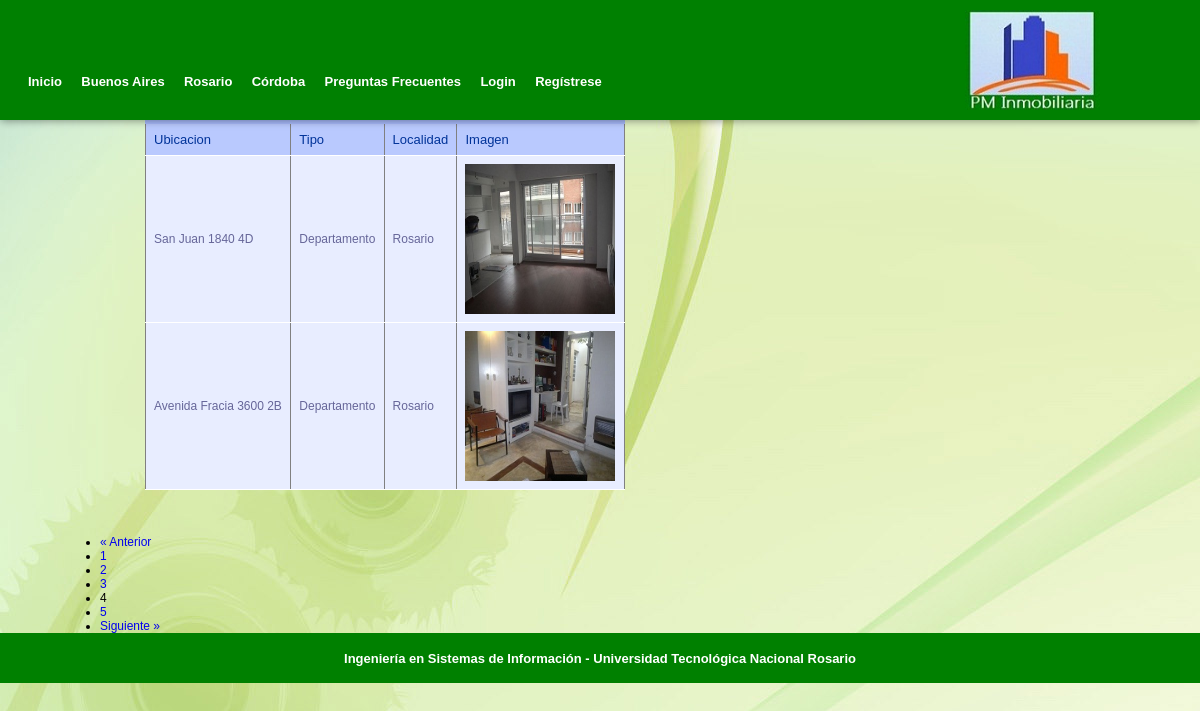
The page /departamentos.php?page=4 on the database its author committed.
### tables this page shows
CREATE TABLE `inmuebles` (
  `id` varchar(10) NOT NULL,
  `ubicacion` varchar(30) NOT NULL,
  `tipo` int(15) NOT NULL,
  `estado` varchar(12) NOT NULL,
  `localidad` int(20) NOT NULL,
  `provincia` int(20) NOT NULL,
  `imagen` varchar(20) NOT NULL,
  PRIMARY KEY (`id`)
);

CREATE TABLE `tipo` (
  `idTipo` varchar(25) NOT NULL,
  `descripcionTipo` varchar(25) NOT NULL,
  PRIMARY KEY (`idTipo`)
);

CREATE TABLE `localidad` (
  `idLocalidad` varchar(20) NOT NULL,
  `nombreLocalidad` varchar(25) NOT NULL,
  `idProvincia` varchar(20) NOT NULL,
  PRIMARY KEY (`idLocalidad`)
);

### departamentos.php (the view, shortened to what this page needs)
<!DOCTYPE html PUBLIC "-//W3C//DTD XHTML 1.0 Transitional//EN" "http://www.w3.org/TR/xhtml1/DTD/xhtml1-transitional.dtd">
<html xmlns="http://www.w3.org/1999/xhtml">
<head>
<link rel="stylesheet" type="text/css" href="header.css"/>
<link rel="stylesheet" type="text/css" href="posicionamientoPrincipal.css"/>
<link rel="stylesheet" type="text/css" href="estiloPrincipal.css"/>
<link rel="stylesheet" type="text/css" href="base.css"/>
<link rel="stylesheet" type="text/css" href="elementos.css"/>
<link rel="stylesheet" type="text/css" href="footer.css"/>
<link rel="stylesheet" type="text/css" href="body.css"/>
<link rel="stylesheet" type="text/css" href="botones.css"/>
<link rel="stylesheet" type="text/css" href="Tablas.css"/>
</head>
<body>
<div id="header">
          <div id="cont_header_h">
            <div id="menu_header_h">
			<?php
			  if(isset($_SESSION['usuario']))
			  { ?>
			<a href="principalUsuario.php" target="_self" >Inicio</a>
			<a href="BuenosAiresLogueado.php" target="_self"  >Buenos Aires</a>
			<a href="RosarioLogueado.php" target="_self" >Rosario</a>
			<a href="CordobaLogueado.php" target="_self" >Córdoba</a>
			<a href="PreguntasFrecuentes.php" target="_self" >Preguntas Frecuentes</a>
			<a href="Contacto.php" target="_self"  >Contacto</a>
			<a href="Newsletter.php" target="_self">Newsletter</a>
			<?php	} else if (isset($_SESSION['admin']))
			{
		?><a href="principalAdministrador.php" target="_self" >Inicio</a>
		  <a href="MenuAdmin.html" target="_self" >Admin</a>
		   <?php } else { ?>
		   <a href="index.php" target="_self" >Inicio</a>
			<a href="BuenosAires.php" target="_self"  >Buenos Aires</a>
			<a href="Rosario.php" target="_self" >Rosario</a>
			<a href="Cordoba.php" target="_self" >Córdoba</a>
			<a href="PreguntasFrecuentes.php" target="_self" >Preguntas Frecuentes</a>
			<a href="Login.html" target="_self" >Login</a>
			<a href="Registro.html" target="_self" >Regístrese</a>
			<?php } ?>
			</div>
		  </div>
		  <?php if(isset($_SESSION['usuario']))
		  { ?>
		  <a href="principalUsuario.php"><img class="logo" src="imagen/logo.jpg" alt="Imagen Logo"
				title="Imagen Logo" /></a>
		  <?php } else if(isset($_SESSION['admin'])) { ?>
           <a href="principalAdmin.php"><img class="logo" src="imagen/logo.jpg" alt="Imagen Logo"
				title="Imagen Logo" /></a>
		   <?php } else {?>
		  <a href="index.php"><img class="logo" src="imagen/logo.jpg" alt="Imagen Logo"
				title="Imagen Logo" /></a>
            <?php } ?>
</div>
<div id="contenido">
<?php
include("conexion.inc");
if(isset($_GET['page']))
{
    $page= $_GET['page'];
}
else
{
    $page=1;
}
$consulta="SELECT * FROM inmuebles INNER JOIN localidad ON
inmuebles.localidad=localidad.idLocalidad INNER JOIN tipo ON
inmuebles.tipo=tipo.idTipo INNER JOIN precio ON
inmuebles.id=precio.idInmueble
WHERE tipo.descripcionTipo='Departamento'
AND precio.fechaDesde<=CURRENT_DATE
GROUP BY inmuebles.id";
$datos=mysql_query($consulta,$link);
$num_rows=mysql_num_rows($datos);
$rows_per_page= 2;
$lastpage= ceil($num_rows / $rows_per_page);
$page=(int)$page;
$limit= 'LIMIT '. ($page -1) * $rows_per_page . ',' .$rows_per_page;
$consulta .=" $limit";
$resultado=mysql_query($consulta,$link);
if(!$resultado)
{
        die('Invalid query: ' . mysql_error());
}
else
{
      ?> <table border="1">
			<thead>
	      		<tr><th>Ubicacion</th><th>Tipo</th><th> Localidad</th><th>Imagen</th></tr>
	      	</thead>
	      	<tbody>
    <?php while($row =  mysql_fetch_assoc($resultado))
    	  {  ?>
        	<tr>
            <td><?php echo ($row['ubicacion']); ?></td>
            <td><?php echo ($row['descripcionTipo']); ?></td>
			<td><?php echo ($row['nombreLocalidad']); ?></td>
			<td><img src="imagen/<?php echo ($row['imagen']); ?>" width="150" height="150" alt="Imagen departamento"
				title="Imagen departamento" /></td>
</tr>
   <?php  } ?>
      		</tbody>
      	</table>
<?php
	if($num_rows != 0)
	{
	   $nextpage= $page +1;
	   $prevpage= $page -1;
	   ?><ul id="pagination-digg"><?php
		   if ($page == 1)
		   {
		 	?>
		      <li class="previous-off">&laquo; Anterior</li>
		      <li class="active">1</li>
		 <?php
			  for($i= $page+1; $i<= $lastpage ; $i++)
			  {?>
			  	<li><a href="departamentos.php?page=<?php echo $i;?>"><?php echo $i;?></a></li>
		<?php }
			if($lastpage >$page )
			{?>
		    	<li class="next"><a href="departamentos.php?page=<?php echo $nextpage;?>" >Siguiente &raquo;</a></li><?php
			}
			else
			{?>
				<li class="next-off">Siguiente &raquo;</li>
		<?php
			}
		}
		else
		{
		?>
		 	<li class="previous"><a href="departamentos.php?page=<?php echo $prevpage;?>">&laquo; Anterior</a></li><?php
			 for($i= 1; $i<= $lastpage ; $i++)
			 {
		  		if($page == $i)
		  		{
			?>		<li class="active"><?php echo $i;?></li><?php
				}
				else
				{
			?>		<li><a href="departamentos.php?page=<?php echo $i;?>" ><?php echo $i;?></a></li><?php
				}
			}
	        if($lastpage >$page )
	        {	?>
	        	<li class="next"><a href="departamentos.php?page=<?php echo $nextpage;?>">Siguiente &raquo;</a></li><?php
		    }
		    else
		    {
		?> 		<li class="next-off">Siguiente &raquo;</li><?php
		  	}
		}
	?></ul></div><?php
	}
}
?>
<div id="footer"><div id="footerhijo">Ingeniería en Sistemas de Información - Universidad Tecnológica Nacional Rosario</div></div>
</body>
</html>

### header.css (style rules this page uses)
a, a img { border:none; text-decoration:none; outline:none; }
* { margin:0; padding:0; }
#header { float:left; border-color:#009900; }
#cont_header_h { float:left; width:850px; height:110px; margin-left:20px; overflow:hidden; position:relative; }
.logo { position:absolute; top:10px; right:100px; float:left; width:135px; height:100px; }
#menu_header_h { float:left; position:absolute; bottom: 10px; right:100px; width:750px; }
#menu_header_h a { display:inline-block; height:33px; font:bold 13px Arial, Helvetica, sans-serif; color:#FFFFFF; margin-top:37px; text-align:center; padding: 5px 8px 0 8px; line-height: 30px; }

### posicionamientoPrincipal.css (style rules this page uses)
body { background-image:url(imagen/Fondo.jpg); }
#contenido { margin-left:100px; clear:left; }

### base.css (style rules this page uses)
a, a img { border:none; outline:none; text-decoration:none; }
* { margin:0; padding:0; }
body { background-color:#F4F4F4; font-family:Arial, Helvetica, sans-serif; font-size:12px; font-style:normal; font-variant:normal; font-weight:normal; line-height:normal; margin:0; }
#header { -webkit-box-shadow:rgba(0, 0, 0, 0.4) 1px 1px 8px; background-image:url(imagen/fondoheader.jpg); box-shadow:rgba(0, 0, 0, 0.4) 1px 1px 8px; height:120px; overflow:hidden; position:relative; width:100%; z-index:10; }
#footer { background-color:#008000; background-position:50% 100%; overflow:hidden; width:100%; height:50px; text-align:center; display: table; font:bold 13px Arial, Helvetica, sans-serif; }
#footerhijo { display: table-cell; vertical-align: middle; color:#FFFFFF; }

### footer.css (style rules this page uses)
* { margin:0; padding:0; }

### body.css (style rules this page uses)
a, a img { border:none; text-decoration:none; outline:none; }
* { margin:0; padding:0; }

### Tablas.css (style rules this page uses)
table { font-family: "Lucida Sans Unicode", "Lucida Grande", Sans-Serif; font-size: 12px; margin: 45px; width: 480px; text-align: left; border-collapse: collapse; }
th { font-size: 13px; font-weight: normal; padding: 8px; background: #b9c9fe; border-top: 4px solid #aabcfe; border-bottom: 1px solid #fff; color: #039; }
td { padding: 8px; background: #e8edff; border-bottom: 1px solid #fff; color: #669; border-top: 1px solid transparent; }

### rows shown on the page
inmuebles: ubicacion "San Juan 1840 4D", tipo.descripcionTipo "Departamento", localidad.nombreLocalidad "Rosario", imagen (picture)
inmuebles: ubicacion "Avenida Fracia 3600 2B", tipo.descripcionTipo "Departamento", localidad.nombreLocalidad "Rosario", imagen (picture)
